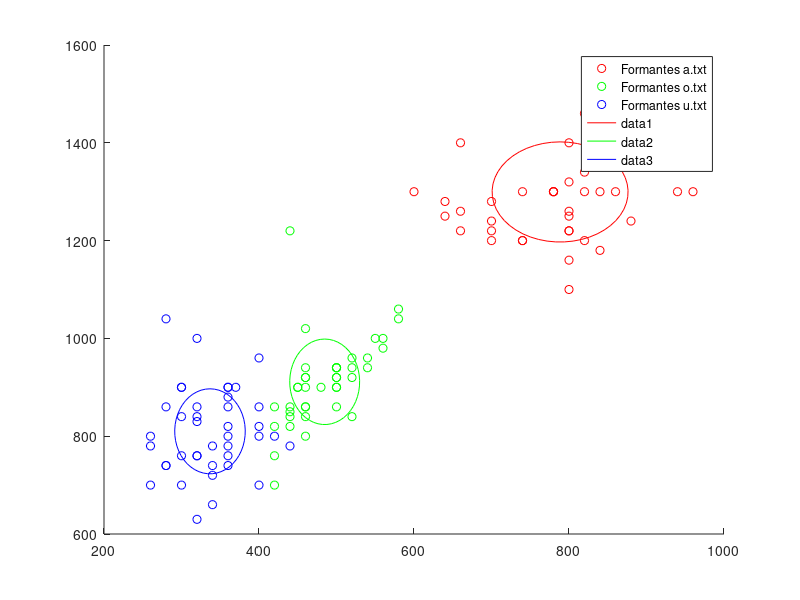

Write the MATLAB code that produced this figure.
%Guia 6
%Funes Pablo Nicolas
%Padron 94894


%Lectura de los archivos

Muestras_A=load('a.txt');
Muestras_O=load('o.txt');
Muestras_U=load('u.txt');

%Tomo parte de las muestras para entrenamiento.
Nro_muestras_entrenamiento=40;
%Elijo los primeros Nro_formantes.
Nro_formantes=2;

%Selecciono en base a las muestras y formantes, las muestras de
%entrenamiento

Muestras_entrenamiento_A=Muestras_A([1:Nro_muestras_entrenamiento],[1:Nro_formantes]);
Muestras_entrenamiento_O=Muestras_O([1:Nro_muestras_entrenamiento],[1:Nro_formantes]);
Muestras_entrenamiento_U=Muestras_U([1:Nro_muestras_entrenamiento],[1:Nro_formantes]);

%Hago las elipses
puntos_elipse=0:1:49;
puntos_elipse=puntos_elipse*2*pi/49;
elipse=zeros(2,50);
elipse(1,:)=sin(puntos_elipse);
elipse(2,:)=cos(puntos_elipse);



%Hago el grafico de los primeros 2 formantes para los tres tipos.
figure(1)
hold on
plot(Muestras_entrenamiento_A(:,1),Muestras_entrenamiento_A(:,2),'ro');
plot(Muestras_entrenamiento_O(:,1),Muestras_entrenamiento_O(:,2),'go');
plot(Muestras_entrenamiento_U(:,1),Muestras_entrenamiento_U(:,2),'bo');
legend('Formantes a.txt','Formantes o.txt','Formantes u.txt');


%Calculo la media de las muestras de entrenamiento para cada tipo.
Matriz_unos=ones(1,Nro_muestras_entrenamiento);
%Suma de todos los elementos.
Media_A=Matriz_unos*Muestras_entrenamiento_A;
Media_O=Matriz_unos*Muestras_entrenamiento_O;
Media_U=Matriz_unos*Muestras_entrenamiento_U;


%Divido por el nro de muestras obtengo el promedio.
Media_A=Media_A/Nro_muestras_entrenamiento;
Media_O=Media_O/Nro_muestras_entrenamiento;
Media_U=Media_U/Nro_muestras_entrenamiento;


%Calculo la varianza.
Matriz_unos_columnas=ones(Nro_muestras_entrenamiento,1);
Vector_media_A=Matriz_unos_columnas*Media_A;
Vector_media_O=Matriz_unos_columnas*Media_O;
Vector_media_U=Matriz_unos_columnas*Media_U;
%Aca hago hago la multiplicacion de muestras menos la media;
Varianza_A=(transpose(Muestras_entrenamiento_A-Vector_media_A))*(Muestras_entrenamiento_A-Vector_media_A);
Varianza_O=(transpose(Muestras_entrenamiento_O-Vector_media_O))*(Muestras_entrenamiento_O-Vector_media_O);
Varianza_U=(transpose(Muestras_entrenamiento_U-Vector_media_U))*(Muestras_entrenamiento_U-Vector_media_U);
%Me tengo que quedar solo con los elementos varianza(1,1) y varianza(2,2).
Var_A=[Varianza_A(1,1),Varianza_A(2,2)];
Var_O=[Varianza_O(1,1),Varianza_O(2,2)];
Var_U=[Varianza_U(1,1),Varianza_U(2,2)];
%Divido por el nro de muestras
Var_A=Var_A/Nro_muestras_entrenamiento;
Var_O=Var_O/Nro_muestras_entrenamiento;
Var_U=Var_U/Nro_muestras_entrenamiento;

hold on
plot(Media_A(1,1)+sqrt(Var_A(1,1))*elipse(1,:),Media_A(1,2)+sqrt(Var_A(1,2))*elipse(2,:),'r');
plot(Media_O(1,1)+sqrt(Var_O(1,1))*elipse(1,:),Media_O(1,2)+sqrt(Var_O(1,2))*elipse(2,:),'g');
plot(Media_U(1,1)+sqrt(Var_U(1,1))*elipse(1,:),Media_U(1,2)+sqrt(Var_U(1,2))*elipse(2,:),'b');





%Calculo el promedio de las varianzas
Varianza=Varianza_A+Varianza_O+Varianza_U;
Varianza=Varianza/3;


%Para verifica a que categoria o clase pertenece uso la funcion g
%Elijo la muestras para analizar
%Muestra_analisis=transpose(Muestras_U(45,[1:Nro_formantes]));

%Armo un vector de muestras para probar el rendimiento.
Muestras_prueba=[Muestras_A([41:50],[1:Nro_formantes]);Muestras_O([41:50],[1:Nro_formantes]);Muestras_U([41:50],[1:Nro_formantes])];
Muestras_prueba_t=transpose(Muestras_prueba);

i=1;
while(i<=30)

Muestra_analisis=Muestras_prueba_t(:,i);    
XOk_A=Media_A*((Varianza)^-1)*transpose(Media_A);
WOk_A=transpose(((Varianza)^-1)*transpose(Media_A));
GKA=(-1/2)*XOk_A+WOk_A*Muestra_analisis;

XOk_O=Media_O*((Varianza)^-1)*transpose(Media_O);
WOk_O=transpose(((Varianza)^-1)*transpose(Media_O));
GKO=(-1/2)*XOk_O+WOk_O*Muestra_analisis;

XOk_U=Media_U*((Varianza)^-1)*transpose(Media_U);
WOk_U=transpose(((Varianza)^-1)*transpose(Media_U));
GKU=(-1/2)*XOk_U+WOk_U*Muestra_analisis;

%1 clase A 2 clase O 3 clase U

if(GKA>GKO)&&(GKA>GKU)
    respuesta=1;
end
if(GKO>GKA)&&(GKO>GKA)
    respuesta=2;
end
if(GKU>GKO) && (GKU>GKA)
    respuesta=3;
end
Resultados(i)=respuesta;
i=i+1;
end



